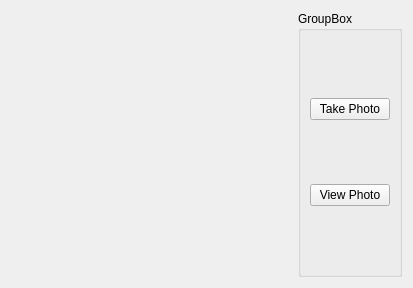
<?xml version="1.0" encoding="UTF-8"?>
<ui version="4.0">
 <class>CameraForm</class>
 <widget class="QWidget" name="CameraForm">
  <property name="geometry">
   <rect>
    <x>0</x>
    <y>0</y>
    <width>413</width>
    <height>288</height>
   </rect>
  </property>
  <property name="windowTitle">
   <string>Form</string>
  </property>
  <layout class="QGridLayout" name="gridLayout">
   <item row="0" column="0" rowspan="2">
    <widget class="QStackedWidget" name="stackedWidget">
     <widget class="QWidget" name="page_viewfinder">
      <layout class="QGridLayout" name="gridLayout_viewfinder">
       <item row="0" column="0">
        <widget class="QCameraViewfinder" name="viewfinder" native="true"/>
       </item>
      </layout>
     </widget>
     <widget class="QWidget" name="page_photoPreview">
      <layout class="QGridLayout" name="gridLayout_photoPreview">
       <item row="0" column="0" rowspan="2">
        <widget class="QClickableLabel" name="label_photoPreview">
         <property name="text">
          <string>Photo Preview</string>
         </property>
         <property name="alignment">
          <set>Qt::AlignCenter</set>
         </property>
        </widget>
       </item>
      </layout>
     </widget>
    </widget>
   </item>
   <item row="0" column="1" rowspan="2">
    <widget class="QGroupBox" name="groupBox">
     <property name="title">
      <string>GroupBox</string>
     </property>
     <layout class="QVBoxLayout" name="verticalLayout">
      <item>
       <widget class="QPushButton" name="pushButton_takePhoto">
        <property name="text">
         <string>Take Photo</string>
        </property>
       </widget>
      </item>
      <item>
       <widget class="QPushButton" name="pushButton_preview">
        <property name="text">
         <string>View Photo</string>
        </property>
       </widget>
      </item>
     </layout>
    </widget>
   </item>
  </layout>
 </widget>
 <customwidgets>
  <customwidget>
   <class>QCameraViewfinder</class>
   <extends>QWidget</extends>
   <header>qcameraviewfinder.h</header>
   <container>1</container>
  </customwidget>
  <customwidget>
   <class>QClickableLabel</class>
   <extends>QLabel</extends>
   <header>qclickablelabel.h</header>
   <container>1</container>
  </customwidget>
 </customwidgets>
 <resources/>
 <connections/>
</ui>
